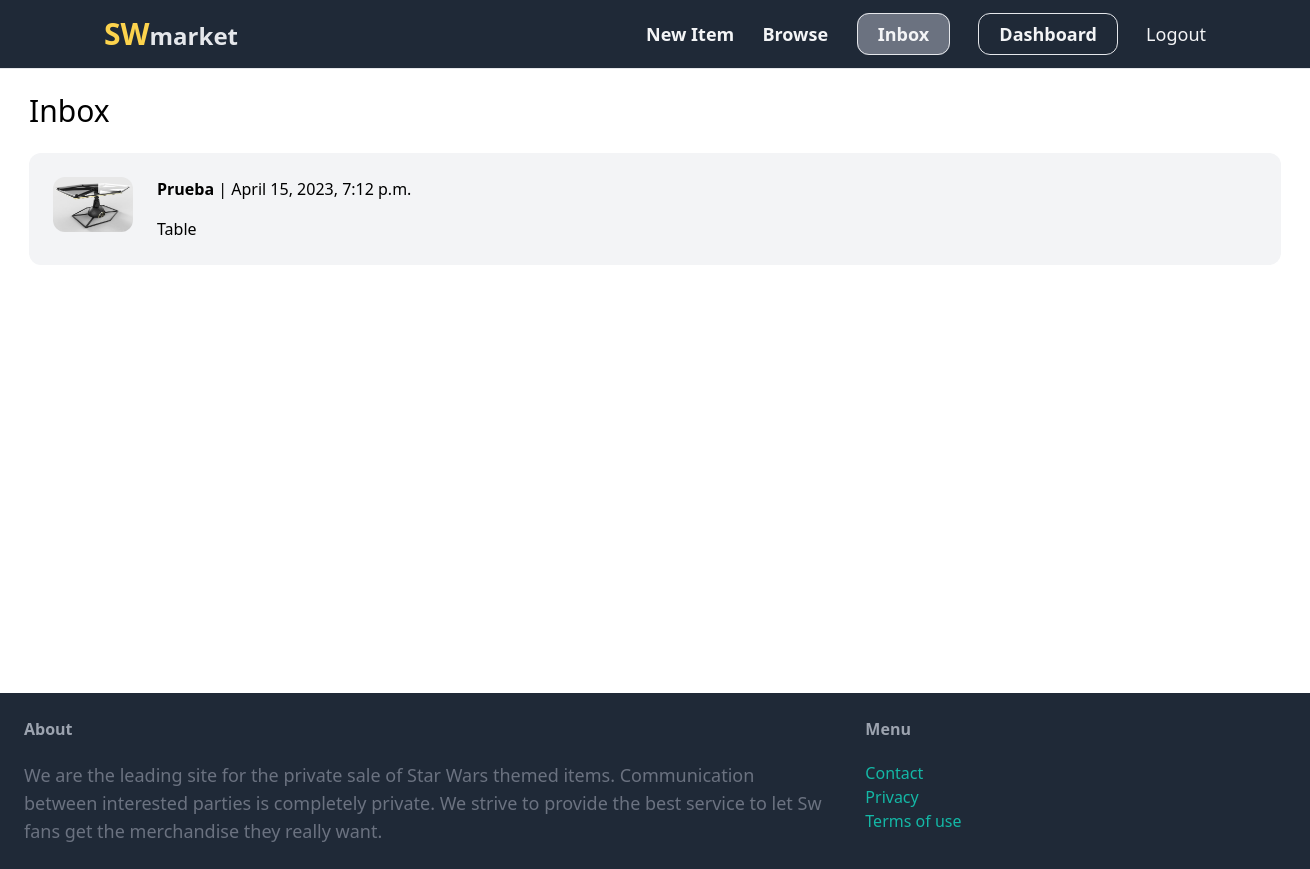
The page /dashboard/inbox/ (signed in) on the database its author committed.
### dashboard/models.py (models this page shows)
class Conversation(models.Model):
    item=models.ForeignKey(Item, related_name='messages', on_delete=models.CASCADE)
    members= models.ManyToManyField(User, related_name='messages')
    created_at=models.DateTimeField(auto_now_add=True)
    modified_at=models.DateTimeField(auto_now=True)
    class Meta:
        ordering = ('-modified_at',)

### item/models.py (models this page shows, shortened)
class Item(models.Model):
    category= models.ForeignKey(Category, related_name='items',  on_delete=models.CASCADE)
    name = models.CharField(max_length=255)
    description = models.TextField(blank=True, null=True)
    price  =models.FloatField()
    is_sold = models.BooleanField(default=False)
    created_by= models.ForeignKey(User, related_name='items', on_delete=models.CASCADE)
    created_at = models.DateTimeField(auto_now_add=True)
    image = models.ImageField(upload_to='item_images', blank=True, null=True)

### dashboard/views.py (the view)
# urls.py: path('inbox/', views.inbox, name='inbox' ),
@login_required
def inbox(request):
    conversations = Conversation.objects.filter(members__in=[request.user.id])
    return render(request, 'inbox.html',{'conversations':conversations})

### dashboard/templates/inbox.html (shortened to what this page needs)
{% extends 'base.html' %}
{% load static %}
{% block content %}
<link rel="stylesheet" href="{% static 'css/inbox.css' %}">
    <h1 class="mb-6 text-3xl">Inbox</h1>
    <div class="space-y-6">
        {% for conversation in conversations %}
        <a href="{% url 'detail_conversation' conversation.id %}">
            <div class="p-6 flex  bg-gray-100 rounded-xl">
                <div class="pr-6">
                    <img src="{{ conversation.item.image.url }}" class="w-20 rounded-xl">
                </div>
                <div class="pr-6">
                    {% for member in conversation.members.all %}
                    {% if member != request.user %}
                    <p class=" mb-4"> <strong> {{member.username}}</strong> | {{ conversation.modified_at }}</p>
                    <p>{{conversation.item.name}}</p>
                    {% endif %}
                    {% endfor %}
                </div>
            </div>
        </a>
        {% endfor %}
    </div>
{% endblock %}

### rows shown on the page
Conversation: item.image (picture), modified_at "April 15, 2023, 7:12 p.m.", item.name "Table"

### other values the page prints
{{ member.username }} "Prueba"
